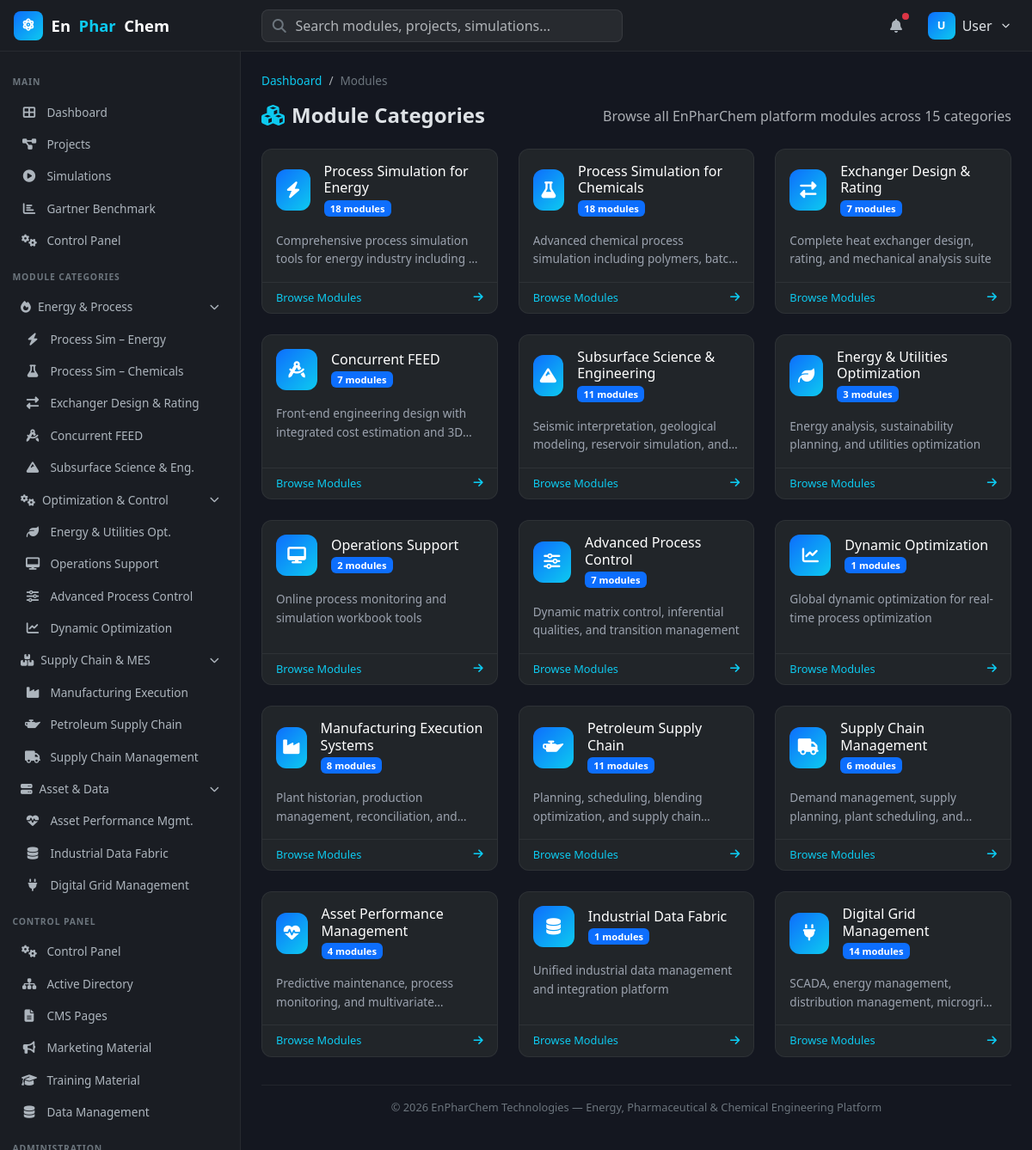
Screenshot of /modules (signed in) with the database file from the repository.
### tables this page shows
CREATE TABLE IF NOT EXISTS module_categories (
    id INT AUTO_INCREMENT PRIMARY KEY,
    name VARCHAR(255) NOT NULL,
    slug VARCHAR(255) NOT NULL UNIQUE,
    description TEXT,
    icon VARCHAR(50),
    sort_order INT DEFAULT 0,
    is_active TINYINT(1) DEFAULT 1,
    created_at TIMESTAMP DEFAULT CURRENT_TIMESTAMP
);

### controllers/BaseController.php (called while the page is built, shortened)
<?php
class BaseController {
    protected $db;
    protected $user;
    public function __construct() {
        $this->db = Database::getInstance();
        if (isset($_SESSION['user_id'])) {
            $this->user = $this->db->fetch(
                "SELECT * FROM users WHERE id = ?",
                [$_SESSION['user_id']]
            );
        }
    }
    protected function view($view, $data = []) {
        $data['user'] = $this->user;
        $data['appName'] = APP_NAME;
        $data['appVersion'] = APP_VERSION;
        extract($data);
        include VIEWS_PATH . '/' . $view . '.php';
        include VIEWS_PATH . '/layouts/main.php';
    }
    protected function getModuleCategories() {
        return $this->db->fetchAll(
            "SELECT mc.*, COUNT(m.id) as module_count
             FROM module_categories mc
             LEFT JOIN modules m ON m.category_id = mc.id AND m.is_active = 1
             WHERE mc.is_active = 1
             GROUP BY mc.id
             ORDER BY mc.sort_order"
        );
    }
}

### controllers/ModuleController.php (called while the page is built, shortened)
<?php
class ModuleController extends BaseController {
    public function index() {
        $categories = $this->getModuleCategories();
        $this->view('modules/index', [
            'pageTitle' => 'Module Categories',
            'categories' => $categories,
        ]);
    }
}

### config/database.php (called while the page is built, shortened)
<?php
class Database {
    private static $instance = null;
    private $pdo;
    private function __construct() {
        try {
            $dsn = "mysql:host=" . DB_HOST . ";port=" . DB_PORT . ";dbname=" . DB_NAME . ";charset=" . DB_CHARSET;
            $this->pdo = new PDO($dsn, DB_USER, DB_PASS, [
                PDO::ATTR_ERRMODE => PDO::ERRMODE_EXCEPTION,
                PDO::ATTR_DEFAULT_FETCH_MODE => PDO::FETCH_ASSOC,
                PDO::ATTR_EMULATE_PREPARES => false,
            ]);
        } catch (PDOException $e) {
            die("Database connection failed: " . $e->getMessage());
        }
    }
    public static function getInstance() {
        if (self::$instance === null) {
            self::$instance = new self();
        }
        return self::$instance;
    }
    public function query($sql, $params = []) {
        $stmt = $this->pdo->prepare($sql);
        $stmt->execute($params);
        return $stmt;
    }
    public function fetchAll($sql, $params = []) {
        return $this->query($sql, $params)->fetchAll();
    }
}

### views/modules/index.php (the view, shortened to what this page needs)
<?php $categories = $categories ?? []; ?>
<nav aria-label="breadcrumb">
    <ol class="breadcrumb">
        <li class="breadcrumb-item"><a href="/enpharchem/dashboard">Dashboard</a></li>
        <li class="breadcrumb-item active">Modules</li>
    </ol>
</nav>
<div class="page-header">
    <h1><i class="fas fa-cubes me-2" style="color:var(--epc-accent);"></i>Module Categories</h1>
    <p class="text-muted mb-0">Browse all EnPharChem platform modules across <?= count($categories) ?> categories</p>
</div>
<div class="row g-4">
    <?php foreach ($categories as $cat): ?>
    <div class="col-md-6 col-lg-4">
        <a href="/enpharchem/modules/category?slug=<?= htmlspecialchars($cat['slug']) ?>" class="text-decoration-none">
            <div class="card h-100" style="transition:all .2s;cursor:pointer;" onmouseover="this.style.borderColor='var(--epc-primary)';this.style.transform='translateY(-3px)'" onmouseout="this.style.borderColor='rgba(255,255,255,.08)';this.style.transform='none'">
                <div class="card-body">
                    <div class="d-flex align-items-center gap-3 mb-3">
                        <div style="width:48px;height:48px;border-radius:12px;background:linear-gradient(135deg,#0d6efd,#0dcaf0);display:flex;align-items:center;justify-content:center;color:#fff;font-size:1.2rem;">
                            <i class="fas <?= htmlspecialchars($cat['icon'] ?? 'fa-cube') ?>"></i>
                        </div>
                        <div>
                            <h5 class="mb-0" style="font-size:1rem;color:#fff;"><?= htmlspecialchars($cat['name']) ?></h5>
                            <span class="badge bg-primary" style="font-size:.7rem;"><?= (int)($cat['module_count'] ?? 0) ?> modules</span>
                        </div>
                    </div>
                    <p style="font-size:.85rem;color:#9ca3af;margin:0;line-height:1.6;display:-webkit-box;-webkit-line-clamp:2;-webkit-box-orient:vertical;overflow:hidden;">
                        <?= htmlspecialchars($cat['description'] ?? 'Explore modules in this category') ?>
                    </p>
                </div>
                <div class="card-footer d-flex justify-content-between align-items-center" style="background:transparent;border-color:rgba(255,255,255,.06);">
                    <span style="font-size:.8rem;color:#0dcaf0;">Browse Modules</span>
                    <i class="fas fa-arrow-right" style="color:#0dcaf0;font-size:.8rem;"></i>
                </div>
            </div>
        </a>
    </div>
    <?php endforeach; ?>
</div>

### views/layouts/main.php (style rules this page uses)
:root { --epc-primary: #0d6efd; --epc-accent: #0dcaf0; --epc-dark-bg: #1a1d23; --epc-card-bg: #212529; --epc-sidebar-w: 280px; --epc-navbar-h: 60px; }
* { box-sizing: border-box; }
body { background: #141720; color: #dee2e6; font-family: 'Segoe UI', system-ui, -apple-system, sans-serif; overflow-x: hidden; }
.card { background: var(--epc-card-bg); border: 1px solid rgba(255,255,255,.06); border-radius: 12px; }
.page-header { display: flex; align-items: center; justify-content: space-between; margin-bottom: 1.5rem; }
.page-header h1 { font-size: 1.5rem; font-weight: 700; margin: 0; }
.breadcrumb { background: transparent; padding: 0; margin-bottom: 1rem; font-size: .85rem; }
.breadcrumb-item a { color: var(--epc-accent); text-decoration: none; }
.breadcrumb-item.active { color: #6c757d; }

### rows the page displays
module_categories: name "Process Simulation for Energy", module_count "18", description "Comprehensive process simulation tools for energy industry including…"
module_categories: name "Process Simulation for Chemicals", module_count "18", description "Advanced chemical process simulation including polymers,…"
module_categories: name "Exchanger Design & Rating", module_count "7", description "Complete heat exchanger design, rating, and mechanical analysis suite"
module_categories: name "Concurrent FEED", module_count "7", description "Front-end engineering design with integrated cost estimation and…"
module_categories: name "Subsurface Science & Engineering", module_count "11", description "Seismic interpretation, geological modeling, reservoir simulation,…"
module_categories: name "Energy & Utilities Optimization", module_count "3", description "Energy analysis, sustainability planning, and utilities optimization"
module_categories: name "Operations Support", module_count "2", description "Online process monitoring and simulation workbook tools"
module_categories: name "Advanced Process Control", module_count "7", description "Dynamic matrix control, inferential qualities, and transition management"
module_categories: name "Dynamic Optimization", module_count "1", description "Global dynamic optimization for real-time process optimization"
module_categories: name "Manufacturing Execution Systems", module_count "8", description "Plant historian, production management, reconciliation,…"
module_categories: name "Petroleum Supply Chain", module_count "11", description "Planning, scheduling, blending optimization, and supply…"
module_categories: name "Supply Chain Management", module_count "6", description "Demand management, supply planning, plant scheduling,…"
module_categories: name "Asset Performance Management", module_count "4", description "Predictive maintenance, process monitoring, and…"
module_categories: name "Industrial Data Fabric", module_count "1", description "Unified industrial data management and integration platform"
module_categories: name "Digital Grid Management", module_count "14", description "SCADA, energy management, distribution management,…"

### other values shown
$_SESSION['user']['username'] "User"
count($categories) "15"
